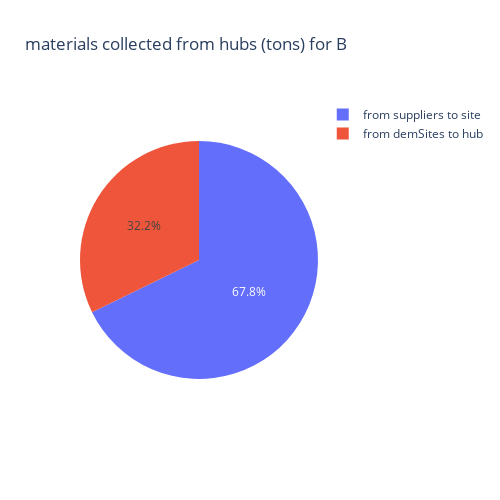
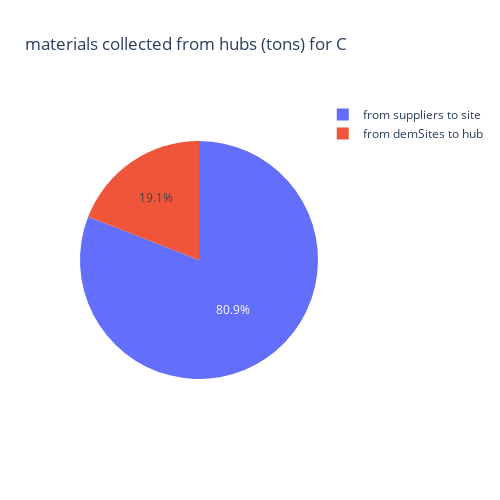

The code cell stored with these charts, in order, in its notebook:
### Code cell
def make_collecFrom_df(buildingType): 
    df = model.build_info
    df = df[(df.biobased_type == 'none') & (df.buildingType == buildingType) & (df.material != 'modules')]
    def decide_collectFrom(row):
        circular_strucTypes = ['structural', 'non-structural', 'foundation']
        row['collectFrom'] = 'from demSites to hub' if row.structural_type in circular_strucTypes else 'from suppliers to hub'
        if row.material in ['cement_cover-floor', 'concrete_in-situ', 'concrete_prefab', 'gravel_sand']: 
            row['collectFrom'] = 'from suppliers to site' 
        return row 
    df = df.apply(lambda row: decide_collectFrom(row), axis=1)
    df = df[~df.tons.isna()]
    return df

buildingType = 'B'
for buildingType in ['B', 'C', 'D']: 
    df = make_collecFrom_df(buildingType)
    fig = px.pie(df, values='tons', names='collectFrom', title=f'materials collected from hubs (tons) for {buildingType}', height=500, width=500)
    fig.show()

### Figure 1 — Plotly figure (JSON) as saved in the notebook; plotly's stock layout.template omitted (floating-point values rounded to 4 significant figures)
{"data": [{"domain": {"x": [0, 1], "y": [0, 1]}, "hovertemplate": "collectFrom=%{label}<br>tons=%{value}<extra></extra>", "labels": ["from suppliers to site", "from suppliers to site", "from demSites to hub", "from suppliers to site", "from suppliers to site", "from demSites to hub", "from demSites to hub", "from demSites to hub", "from suppliers to site", "from demSites to hub", "from demSites to hub", "from suppliers to site", "from demSites to hub", "from demSites to hub", "from demSites to hub", "from demSites to hub"], "legendgroup": "", "name": "", "showlegend": true, "type": "pie", "values": [2652, 200, 221, 547.2, 7816, 199.3, 321, 322, 723.8, 216, 2100, 6.2, 2200, 26.1, 13.3, 60]}], "layout": {"height": 500, "legend": {"tracegroupgap": 0}, "title": {"text": "materials collected from hubs (tons) for B"}, "width": 500}}

### Figure 2 — Plotly figure (JSON) as saved in the notebook; plotly's stock layout.template omitted (floating-point values rounded to 4 significant figures)
{"data": [{"domain": {"x": [0, 1], "y": [0, 1]}, "hovertemplate": "collectFrom=%{label}<br>tons=%{value}<extra></extra>", "labels": ["from suppliers to site", "from suppliers to site", "from demSites to hub", "from suppliers to site", "from suppliers to site", "from demSites to hub", "from demSites to hub", "from demSites to hub", "from suppliers to site", "from suppliers to site", "from demSites to hub", "from demSites to hub", "from demSites to hub", "from demSites to hub", "from demSites to hub", "from demSites to hub", "from demSites to hub"], "legendgroup": "", "name": "", "showlegend": true, "type": "pie", "values": [9792, 250, 816, 21648, 11066, 597.8, 194.3, 1922, 1052.0, 928.4, 522, 3540.0, 2760, 69, 8.8, 26, 90.7]}], "layout": {"height": 500, "legend": {"tracegroupgap": 0}, "title": {"text": "materials collected from hubs (tons) for C"}, "width": 500}}
